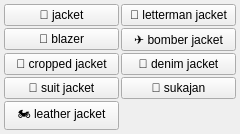
<?xml version="1.0" encoding="UTF-8"?>
<ui version="4.0">
 <class>clothes_jacket_menu</class>
 <widget class="QWidget" name="clothes_jacket_menu">
  <property name="geometry">
   <rect><x>0</x><y>0</y><width>240</width><height>60</height></rect>
  </property>
  <layout class="QGridLayout" name="grid">
   <property name="leftMargin"><number>4</number></property>
   <property name="topMargin"><number>4</number></property>
   <property name="rightMargin"><number>4</number></property>
   <property name="bottomMargin"><number>4</number></property>
   <property name="horizontalSpacing"><number>2</number></property>
   <property name="verticalSpacing"><number>2</number></property>
   <item row="0" column="0">
    <widget class="QPushButton" name="chk_jacket">
     <property name="checkable"><bool>true</bool></property>
     <property name="text"><string>🧥 jacket</string></property>
     <property name="tags" stdset="0"><string>jacket</string></property>
     <property name="group" stdset="0"><string>jacket</string></property>
    </widget>
   </item>
   <item row="1" column="0">
    <widget class="QPushButton" name="chk_blazer">
     <property name="checkable"><bool>true</bool></property>
     <property name="text"><string>🥼 blazer</string></property>
     <property name="tags" stdset="0"><string>blazer</string></property>
     <property name="group" stdset="0"><string>jacket</string></property>
    </widget>
   </item>
   <item row="2" column="0">
    <widget class="QPushButton" name="chk_cropped_jacket">
     <property name="checkable"><bool>true</bool></property>
     <property name="text"><string>🧥 cropped jacket</string></property>
     <property name="tags" stdset="0"><string>cropped jacket</string></property>
     <property name="group" stdset="0"><string>jacket</string></property>
    </widget>
   </item>
   <item row="3" column="0">
    <widget class="QPushButton" name="chk_suit_jacket">
     <property name="checkable"><bool>true</bool></property>
     <property name="text"><string>🤵 suit jacket</string></property>
     <property name="tags" stdset="0"><string>suit jacket</string></property>
     <property name="group" stdset="0"><string>jacket</string></property>
    </widget>
   </item>
   <item row="4" column="0">
    <widget class="QPushButton" name="chk_leather_jacket">
     <property name="checkable"><bool>true</bool></property>
     <property name="text"><string>🏍️ leather jacket</string></property>
     <property name="tags" stdset="0"><string>leather jacket</string></property>
     <property name="group" stdset="0"><string>jacket</string></property>
    </widget>
   </item>
   <item row="0" column="1">
    <widget class="QPushButton" name="chk_letterman_jacket">
     <property name="checkable"><bool>true</bool></property>
     <property name="text"><string>🏈 letterman jacket</string></property>
     <property name="tags" stdset="0"><string>letterman jacket</string></property>
     <property name="group" stdset="0"><string>jacket</string></property>
    </widget>
   </item>
   <item row="1" column="1">
    <widget class="QPushButton" name="chk_bomber_jacket">
     <property name="checkable"><bool>true</bool></property>
     <property name="text"><string>✈️ bomber jacket</string></property>
     <property name="tags" stdset="0"><string>bomber jacket</string></property>
     <property name="group" stdset="0"><string>jacket</string></property>
    </widget>
   </item>
   <item row="2" column="1">
    <widget class="QPushButton" name="chk_denim_jacket">
     <property name="checkable"><bool>true</bool></property>
     <property name="text"><string>👖 denim jacket</string></property>
     <property name="tags" stdset="0"><string>denim jacket</string></property>
     <property name="group" stdset="0"><string>jacket</string></property>
    </widget>
   </item>
   <item row="3" column="1">
    <widget class="QPushButton" name="chk_sukajan">
     <property name="checkable"><bool>true</bool></property>
     <property name="text"><string>🐉 sukajan</string></property>
     <property name="tags" stdset="0"><string>sukajan</string></property>
     <property name="group" stdset="0"><string>jacket</string></property>
    </widget>
   </item>
  </layout>
 </widget>
 <resources/>
 <connections/>
</ui>
